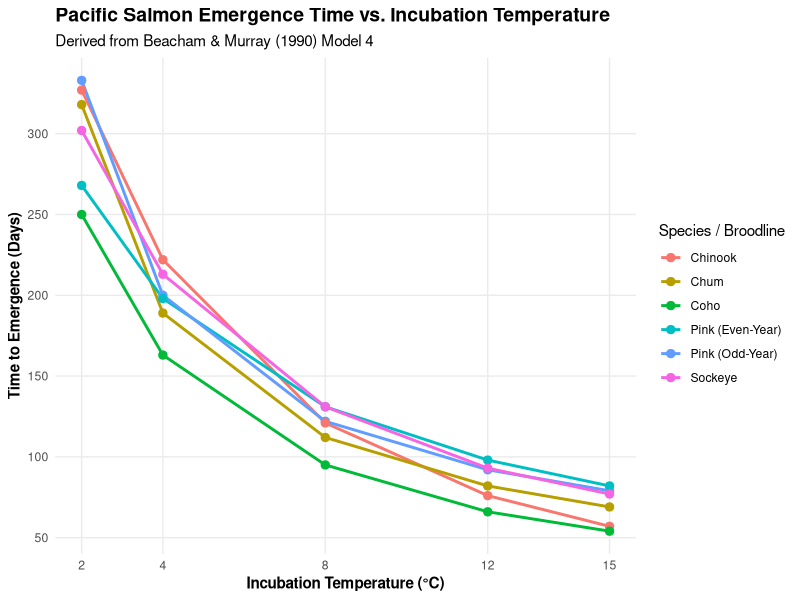

The R source for this figure:
# -------------------------------------------------------------------------
# Beacham, T. D., & Murray, C. B. (1990). Temperature, egg size, and development of embryos and alevins of five species of 
# Pacific salmon: a comparative analysis. Transactions of the American Fisheries Society, 119(6), 927–945.
# Beacham and Murray 1990: Pacific salmon emergence time vs incubation temperature
# Model 4: log_e(D) = log_e(a) + b * log_e(T - c)
# -------------------------------------------------------------------------


# install packages
library(ggplot2)

# 1. Define the species-specific parameters from Table A.3
params <- data.frame(
  species = c("Pink (Odd-Year)", "Pink (Even-Year)", "Chum", 
              "Chinook", "Coho", "Sockeye"),
  curve_id = c("pink_odd_emerge", "pink_even_emerge", "chum_emerge", 
               "chinook_emerge", "coho_emerge", "sockeye_emerge"),
  log_a = c(6.233, 7.231, 6.307, 10.404, 7.018, 7.647),
  b = c(-0.693, -0.967, -0.764, -2.043, -1.069, -1.134),
  c = c(0.153, -3.446, -0.039, -7.575, -2.062, -3.514)
)

# 2. Define the evaluation temperatures (in degrees Celsius)
temps <- c(2, 4, 8, 12, 15)

# 3. Create an empty list to store the generated data rows
results <- list()

# 4. Iterate through each species and temperature to calculate emergence time
for (i in 1:nrow(params)) {
  for (t in temps) {
    
    # Calculate emergence time (D)
    # The math transforms the log equation: D = exp(log_a + b * log(T - c))
    D <- exp(params$log_a[i] + params$b[i] * log(t - params$c[i]))
    
    # Round to the nearest whole day
    D_rounded <- round(D)
    
    # Append the formatted row to the results list
    results[[length(results) + 1]] <- data.frame(
      curve.id = params$curve_id[i],
      stressor.label = "water_temperature",
      stressor.x = t,
      units.x = "degC",
      response.label = "emergence_time",
      response.y = D_rounded,
      units.y = "days",
      stressor.value = params$species[i]
    )
  }
}

# 5. Combine the list of rows into a single data frame
final_csv_data <- do.call(rbind, results)

# 6. Display the final dataset in the console
print(final_csv_data)


# 7. Export directly to a CSV file in your working directory
write.csv(final_csv_data, "beacham_murray_1990_emergence_time.csv", row.names = FALSE)

# 8. Generate the plot mapping temperature to emergence time, colored by species
emergence_plot <- ggplot(final_csv_data, aes(x = stressor.x, y = response.y, 
                                             color = stressor.value, group = curve.id)) +
  geom_line(linewidth = 1) +
  geom_point(size = 2.5) +
  scale_x_continuous(breaks = temps) + 
  scale_y_continuous(breaks = seq(0, 350, by = 50)) +
  labs(
    title = "Pacific Salmon Emergence Time vs. Incubation Temperature",
    subtitle = "Derived from Beacham & Murray (1990) Model 4",
    x = "Incubation Temperature (°C)",
    y = "Time to Emergence (Days)",
    color = "Species / Broodline"
  ) +
  theme_minimal() +
  theme(
    plot.title = element_text(face = "bold", size = 14),
    axis.title = element_text(face = "bold"),
    legend.position = "right",
    panel.grid.minor = element_blank()
  )

# Display the plot
print(emergence_plot)
